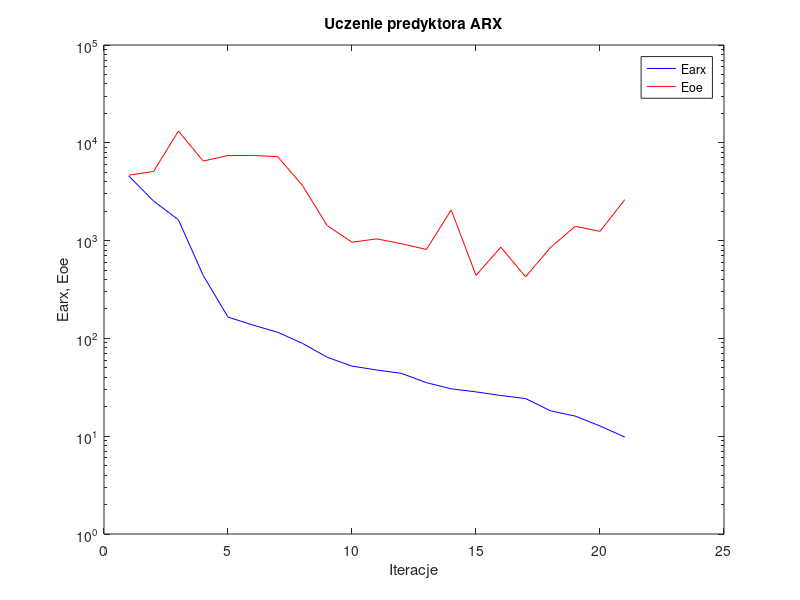
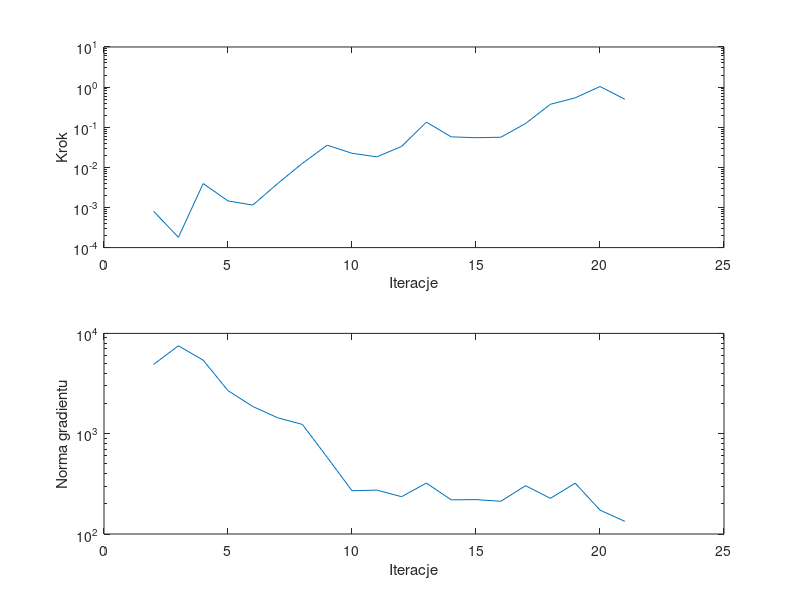

Write MATLAB code to recreate these figures, in order.
%uczenie predyktora arx
clear all;
n=0; farx(n+1)=4.577570e+003; foe(n+1)=4.663067e+003; wspucz(n+1)=0.000000e+000; ng(n+1)=0.000000e+000;
%odnowa zmiennej metryki
n=1; farx(n+1)=2.535681e+003; foe(n+1)=5.097471e+003; krok(n+1)=8.062699e-004; ng(n+1)=4.904469e+003;
n=2; farx(n+1)=1.634584e+003; foe(n+1)=1.318306e+004; krok(n+1)=1.802468e-004; ng(n+1)=7.522967e+003;
n=3; farx(n+1)=4.397440e+002; foe(n+1)=6.506080e+003; krok(n+1)=3.942116e-003; ng(n+1)=5.408620e+003;
n=4; farx(n+1)=1.652027e+002; foe(n+1)=7.408698e+003; krok(n+1)=1.457334e-003; ng(n+1)=2.685830e+003;
n=5; farx(n+1)=1.370136e+002; foe(n+1)=7.425340e+003; krok(n+1)=1.146884e-003; ng(n+1)=1.866528e+003;
n=6; farx(n+1)=1.156461e+002; foe(n+1)=7.214075e+003; krok(n+1)=3.941672e-003; ng(n+1)=1.441808e+003;
n=7; farx(n+1)=8.908153e+001; foe(n+1)=3.671224e+003; krok(n+1)=1.258748e-002; ng(n+1)=1.237082e+003;
n=8; farx(n+1)=6.413435e+001; foe(n+1)=1.424763e+003; krok(n+1)=3.571281e-002; ng(n+1)=5.811825e+002;
n=9; farx(n+1)=5.205310e+001; foe(n+1)=9.630666e+002; krok(n+1)=2.243330e-002; ng(n+1)=2.699820e+002;
n=10; farx(n+1)=4.754915e+001; foe(n+1)=1.041879e+003; krok(n+1)=1.825682e-002; ng(n+1)=2.738673e+002;
n=11; farx(n+1)=4.383070e+001; foe(n+1)=9.283238e+002; krok(n+1)=3.320390e-002; ng(n+1)=2.355348e+002;
n=12; farx(n+1)=3.530537e+001; foe(n+1)=8.119266e+002; krok(n+1)=1.341318e-001; ng(n+1)=3.220794e+002;
n=13; farx(n+1)=3.049613e+001; foe(n+1)=2.060334e+003; krok(n+1)=5.753341e-002; ng(n+1)=2.191234e+002;
n=14; farx(n+1)=2.839498e+001; foe(n+1)=4.409966e+002; krok(n+1)=5.483245e-002; ng(n+1)=2.201435e+002;
n=15; farx(n+1)=2.608732e+001; foe(n+1)=8.576411e+002; krok(n+1)=5.625683e-002; ng(n+1)=2.118625e+002;
n=16; farx(n+1)=2.425618e+001; foe(n+1)=4.263422e+002; krok(n+1)=1.238533e-001; ng(n+1)=3.030630e+002;
n=17; farx(n+1)=1.820068e+001; foe(n+1)=8.479722e+002; krok(n+1)=3.730776e-001; ng(n+1)=2.267026e+002;
n=18; farx(n+1)=1.605383e+001; foe(n+1)=1.401103e+003; krok(n+1)=5.403454e-001; ng(n+1)=3.209323e+002;
n=19; farx(n+1)=1.272809e+001; foe(n+1)=1.244027e+003; krok(n+1)=1.033731e+000; ng(n+1)=1.730714e+002;
n=20; farx(n+1)=9.793506e+000; foe(n+1)=2.623621e+003; krok(n+1)=4.989677e-001; ng(n+1)=1.336306e+002;

figure; semilogy(farx,'b'); hold on; semilogy(foe,'r'); xlabel('Iteracje'); ylabel('Earx, Eoe'); legend('Earx','Eoe'); title('Uczenie predyktora ARX');
figure; subplot(2,1,1); semilogy(krok); xlabel('Iteracje'); ylabel('Krok');
subplot(2,1,2); semilogy(ng); xlabel('Iteracje'); ylabel('Norma gradientu');
Earx=farx(n+1)
Eoe=foe(n+1)
